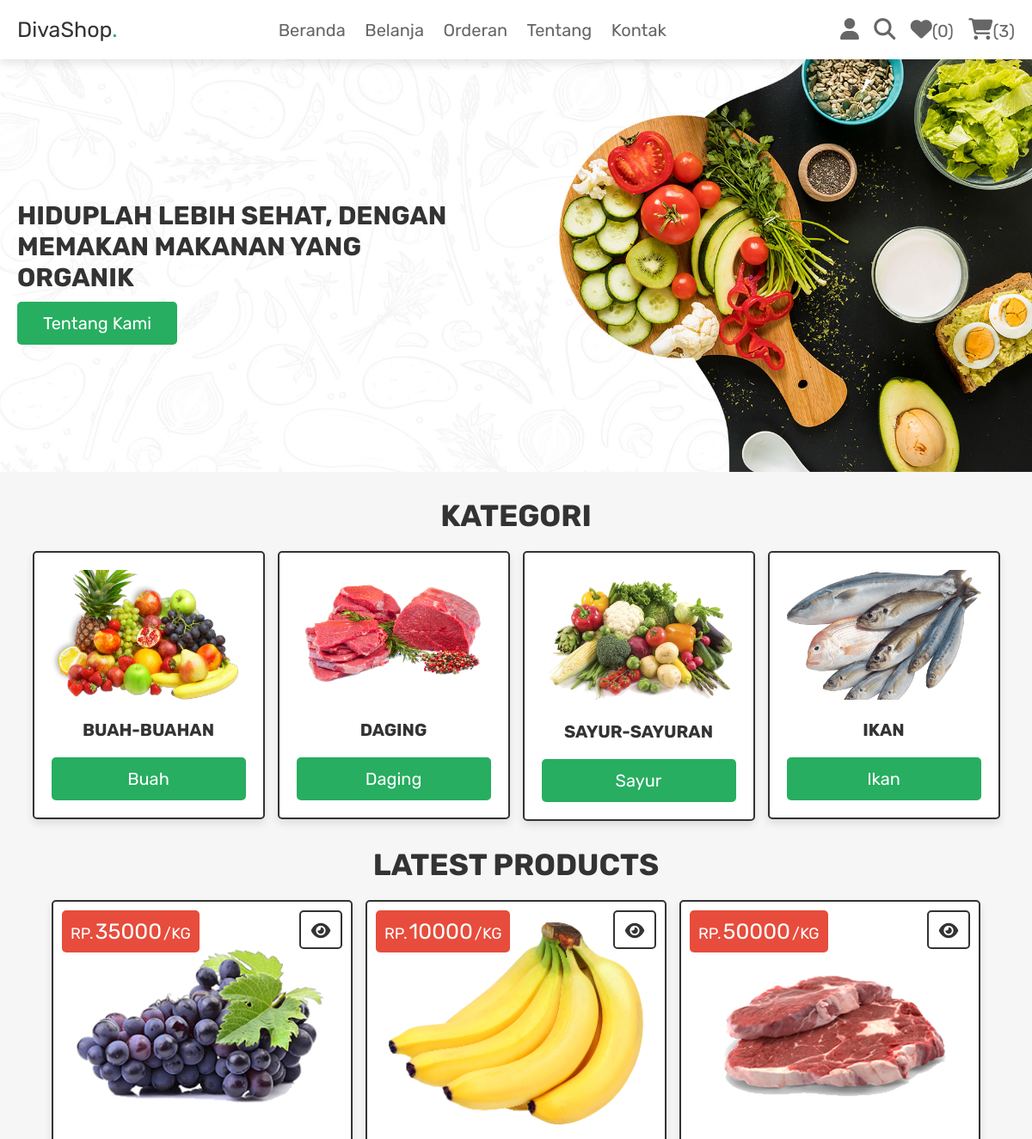
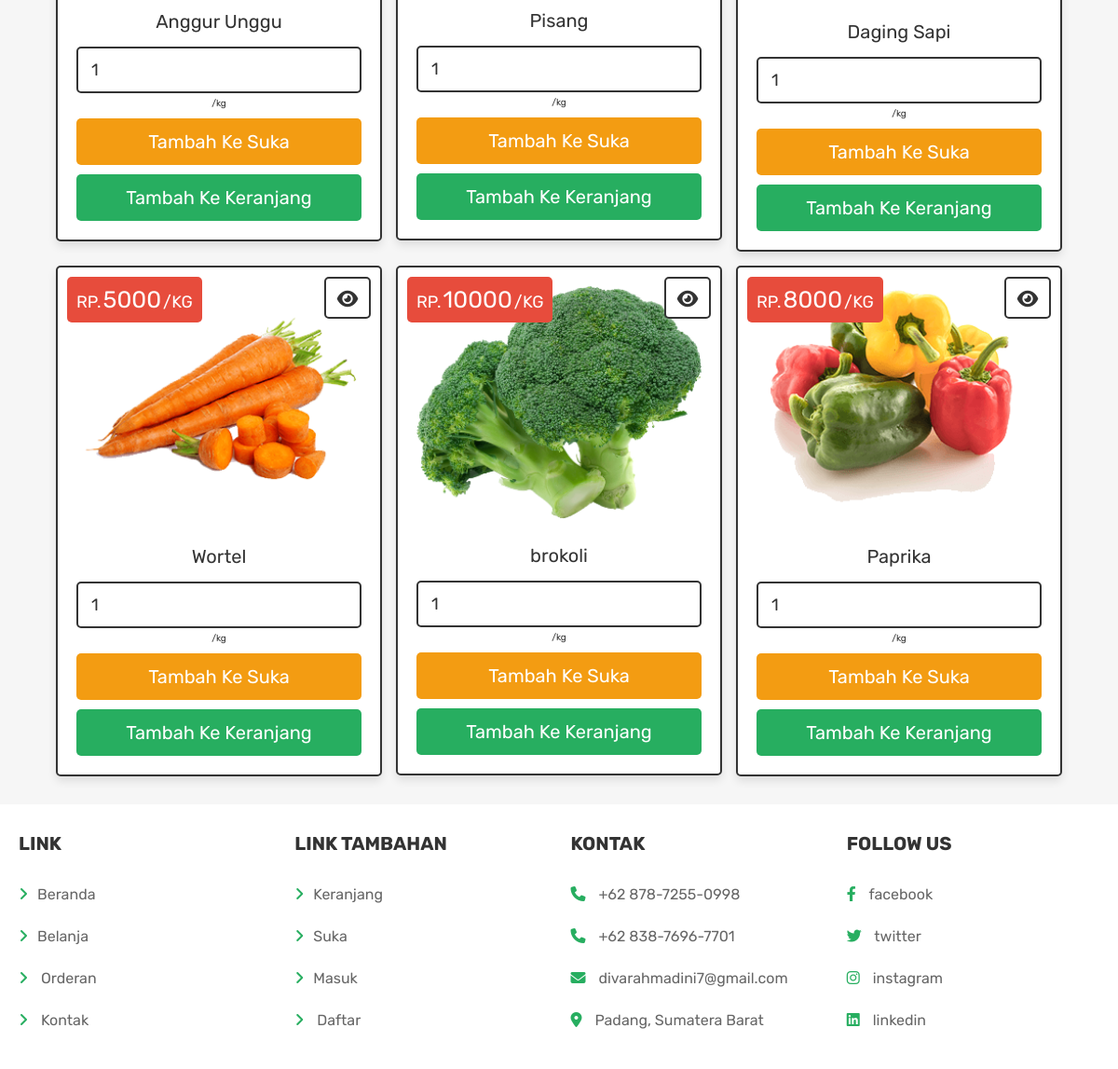
The page /home.php (signed in) on the database its author committed (2 pictures, top to bottom).
### tables this page shows
CREATE TABLE `products` (
  `id` int(100) NOT NULL,
  `name` varchar(100) NOT NULL,
  `category` varchar(20) NOT NULL,
  `details` varchar(500) NOT NULL,
  `price` int(100) NOT NULL,
  `image` varchar(100) NOT NULL
);

### home.php (the view, shortened to what this page needs)
<?php
@include 'config.php';
?>
<!DOCTYPE html>
<html lang="en">
<head>
   <link rel="stylesheet" href="https://cdnjs.cloudflare.com/ajax/libs/font-awesome/6.1.1/css/all.min.css">
   <link rel="stylesheet" href="css/style.css">
</head>
<body>
<?php include 'header.php'; ?>
<div class="home-bg">
   <section class="home">
      <div class="content">
         <h3>Hiduplah Lebih Sehat, Dengan Memakan makanan Yang Organik</h3>
         <a href="about.php" class="btn">tentang kami</a>
      </div>
   </section>
</div>
<section class="home-category">
   <h1 class="title">KATEGORI</h1>
   <div class="box-container">
      <div class="box">
         <img src="images/cat1.png" alt="">
         <h3>Buah-Buahan</h3>
         <a href="category.php?category=fruits" class="btn">Buah</a>
      </div>
      <div class="box">
         <img src="images/cat-2.png" alt="">
         <h3>Daging</h3>
         <a href="category.php?category=meat" class="btn">Daging</a>
      </div>
      <div class="box">
         <img src="images/cat-3.png" alt="">
         <h3>SAYUR-SAYURAN</h3>
         <a href="category.php?category=vegitables" class="btn">Sayur</a>
      </div>
      <div class="box">
         <img src="images/cat-4.png" alt="">
         <h3>IKAN</h3>
         <a href="category.php?category=fish" class="btn">Ikan</a>
      </div>
   </div>
</section>
<section class="products">
   <h1 class="title">latest products</h1>
   <div class="box-container">
   <?php
      $select_products = $conn->prepare("SELECT * FROM `products` LIMIT 6");
      $select_products->execute();
      if($select_products->rowCount() > 0){
         while($fetch_products = $select_products->fetch(PDO::FETCH_ASSOC)){
   ?>
   <form action="" class="box" method="POST">
      <div class="price">RP.<span><?= $fetch_products['price']; ?></span>/KG</div>
      <a href="view_page.php?pid=<?= $fetch_products['id']; ?>" class="fas fa-eye"></a>
      <img src="uploaded_img/<?= $fetch_products['image']; ?>" alt="">
      <div class="name"><?= $fetch_products['name']; ?></div>
      <input type="number" min="1" value="1" name="p_qty" class="qty">
	  <span class="addon-text">/kg</span>
      <input type="submit" value="tambah ke suka" class="option-btn" name="add_to_wishlist">
      <input type="submit" value="tambah ke keranjang" class="btn" name="add_to_cart">
   </form>
   <?php
      }
   }else{
      echo '<p class="empty">no products added yet!</p>';
   }
   ?>
   </div>
</section>
<?php include 'footer.php'; ?>
</body>
</html>

### header.php (shortened to what this page needs)
<header class="header">
   <div class="flex">
      <a href="login.php" class="logo">DivaShop<span>.</span></a>
      <nav class="navbar">
         <a href="home.php">Beranda</a>
         <a href="shop.php">Belanja</a>
         <a href="orders.php">Orderan</a>
         <a href="about.php">Tentang</a>
         <a href="contact.php">Kontak</a>
      </nav>
      <div class="icons">
         <div id="user-btn" class="fas fa-user"></div>
         <a href="search_page.php" class="fas fa-search"></a>
         <?php
            $count_cart_items = $conn->prepare("SELECT * FROM `cart` WHERE user_id = ?");
            $count_cart_items->execute([$user_id]);
            $count_wishlist_items = $conn->prepare("SELECT * FROM `wishlist` WHERE user_id = ?");
            $count_wishlist_items->execute([$user_id]);
         ?>
         <a href="wishlist.php"><i class="fas fa-heart"></i><span>(<?= $count_wishlist_items->rowCount(); ?>)</span></a>
         <a href="cart.php"><i class="fas fa-shopping-cart"></i><span>(<?= $count_cart_items->rowCount(); ?>)</span></a>
      </div>
  </div>
</header>

### footer.php
<footer class="footer">
   <section class="box-container">
      <div class="box">
         <h3>LINK</h3>
         <a href="home.php"> <i class="fas fa-angle-right"></i>Beranda</a>
         <a href="shop.php"> <i class="fas fa-angle-right"></i>Belanja</a>
         <a href="about.php"> <i class="fas fa-angle-right"></i> Orderan </a>
         <a href="contact.php"> <i class="fas fa-angle-right"></i> Kontak </a>
      </div>
     <div class="box">
         <h3>LINK TAMBAHAN</h3>
        <a href="cart.php"> <i class="fas fa-angle-right"></i>Keranjang</a>
        <a href="wishlist.php"> <i class="fas fa-angle-right"></i>Suka</a>
        <a href="login.php"> <i class="fas fa-angle-right"></i>Masuk</a>
        <a href="register.php"> <i class="fas fa-angle-right"></i> Daftar </a>      </div>
      <div class="box">
         <h3>KONTAK</h3>
         <p> <i class="fas fa-phone"></i> +62 878-7255-0998 </p>
         <p> <i class="fas fa-phone"></i> +62 838-7696-7701 </p>
         <p> <i class="fas fa-envelope"></i> divarahmadini7@gmail.com </p>
         <p> <i class="fas fa-map-marker-alt"></i> Padang, Sumatera Barat </p>
      </div>
      <div class="box">
         <h3>follow us</h3>
         <a href="#"> <i class="fab fa-facebook-f"></i> facebook </a>
         <a href="#"> <i class="fab fa-twitter"></i> twitter </a>
         <a href="#"> <i class="fab fa-instagram"></i> instagram </a>
         <a href="#"> <i class="fab fa-linkedin"></i> linkedin </a>
      </div>
   </section>
</footer>

### css/style.css (style rules this page uses)
.home-bg { background: url(../images/home-bg.jpg) no-repeat; background-size: cover; background-position: center; }
.home-bg .home { display: flex; align-items: center; min-height: 60vh; }
.home-bg .home .content { width: 50rem; }
.home-bg .home .content h3 { font-size: 3rem; text-transform: uppercase; margin-top: 1.5rem; color:var(--black); }
.home-bg .home .content a { display: inline-block; width: auto; }
.home-category .box-container { display: grid; grid-template-columns: repeat(auto-fit, 27rem); gap:1.5rem; justify-content: center; align-items: flex-start; }
.home-category .box-container .box { padding:2rem; text-align: center; border:var(--border); background-color: var(--white); box-shadow: var(--box-shadow); border-radius: .5rem; }
.home-category .box-container .box img { width: 100%; margin-bottom: 1rem; }
.home-category .box-container .box h3 { text-transform: uppercase; color:var(--black); padding:1rem 0; font-size: 2rem; }
.home-category { padding-bottom: 0; }
.products .box-container { display: grid; grid-template-columns: repeat(auto-fit, 35rem); gap:1.5rem; justify-content: center; align-items: flex-start; }
.products .box-container .box { padding:2rem; text-align: center; border:var(--border); background-color: var(--white); box-shadow: var(--box-shadow); border-radius: .5rem; position: relative; }
.products .box-container .box .price { position: absolute; top:1rem; left:1rem; padding:1rem; border-radius: .5rem; background-color: var(--red); font-size: 1.8rem; color:var(--white); }
.products .box-container .box .price span { font-size: 2.5rem; color:var(--white); margin:0 .2rem; }
.products .box-container .box .fa-eye { position: absolute; top:1rem; right:1rem; border-radius: .5rem; height: 4.5rem; line-height: 4.3rem; width: 5rem; border:var(--border); color:var(--black); font-size: 2rem; background-color: var(--white); }
.products .box-container .box img { width: 100%; margin-bottom: 1rem; }
.products .box-container .box .name { font-size: 2rem; color:var(--black); padding:1rem 0; }
.products .box-container .box .qty { margin:.5rem 0; border-radius: .5rem; padding:1.2rem 1.4rem; font-size: 1.8rem; color:var(--black); border:var(--border); width: 100%; }

### css/components.css (style rules this page uses)
:root { --green:#27ae60; --orange:#f39c12; --red:#e74c3c; --black:#333; --light-color:#666; --white:#fff; --light-bg:#f6f6f6; --border:.2rem solid var(--black); --box-shadow:0 .5rem 1rem rgba(0,0,0,.1); }
* { font-family: 'Rubik', sans-serif; margin:0; padding:0; box-sizing: border-box; outline: none; border:none; text-decoration: none; color:var(--black); }
body { background-color: var(--light-bg); }
html { font-size: 62.5%; overflow-x: hidden; scroll-behavior: smooth; scroll-padding-top: 6.5rem; }
section { padding:3rem 2rem; max-width: 1200px; margin:0 auto; }
.btn, .delete-btn, .option-btn { display: block; width: 100%; margin-top: 1rem; border-radius: .5rem; color:var(--white); font-size: 2rem; padding:1.3rem 3rem; text-transform: capitalize; cursor: pointer; text-align: center; }
.btn { background-color: var(--green); }
.option-btn { background-color: var(--orange); }
.title { text-align: center; margin-bottom: 2rem; text-transform: uppercase; color:var(--black); font-size: 3.5rem; }
.header { background: var(--white); position: sticky; top:0; left:0; right:0; z-index: 1000; box-shadow: var(--box-shadow); }
.header .flex { display: flex; align-items: center; justify-content: space-between; padding:2rem; margin: 0 auto; max-width: 1200px; position: relative; }
.header .flex .logo { font-size: 2.5rem; color:var(--black); }
.header .flex .logo span { color:var(--green); }
.header .flex .navbar a { margin:0 1rem; font-size: 2rem; color:var(--light-color); }
.header .flex .icons > * { font-size: 2.5rem; color:var(--light-color); cursor: pointer; margin-left: 1.5rem; }
.header .flex .icons a span, .header .flex .icons a i { color:var(--light-color); }
.header .flex .icons a span { font-size: 2rem; }
.footer { background-color: var(--white); }
.footer .box-container { display: grid; grid-template-columns: repeat(auto-fit, minmax(27rem, 1fr)); gap:2.5rem; align-items: flex-start; }
.footer .box-container .box h3 { text-transform: uppercase; color:var(--black); margin-bottom: 2rem; font-size: 2rem; }
.footer .box-container .box a, .footer .box-container .box p { display: block; padding:1.3rem 0; font-size: 1.6rem; color:var(--light-color); }
.footer .box-container .box a i, .footer .box-container .box p i { color:var(--green); padding-right: 1rem; }

### rows shown on the page
products: price "35000", image (picture), name "Anggur Unggu"
products: price "10000", image (picture), name "Pisang"
products: price "50000", image (picture), name "Daging Sapi"
products: price "5000", image (picture), name "Wortel"
products: price "10000", image (picture), name "brokoli"
products: price "8000", image (picture), name "Paprika"

### other values the page prints
$count_wishlist_items->rowCount() "0"
$count_cart_items->rowCount() "3"
